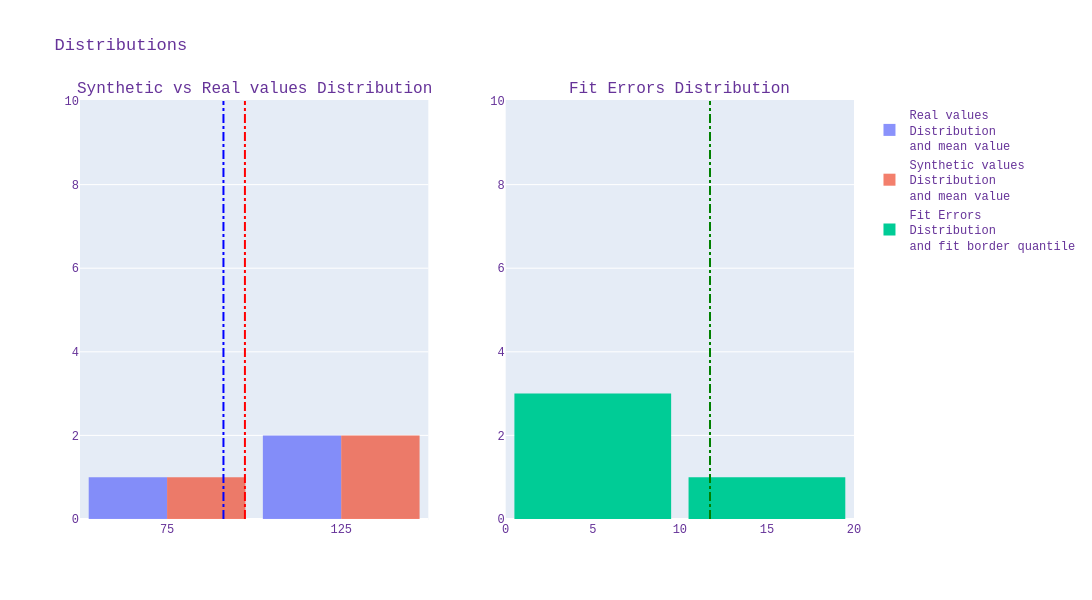

The notebook cell saved with this chart:
### Markdown cell above
### 8.3 Split workflow: `evaluate`

Что делаем:
- агрегируем unit-level результаты, фильтруем по fit-quality и считаем тест.

Зачем:
- отделить этап инференса от этапа фита.

### Code cell
eval_result = experiment.evaluate(
    fitted_units=fitted_units,
    feature="cigsale",
    effect_evaluation_aggregation="mean_value",
    quantile_error_border=0.95,
    min_units_after_filter=1,
    min_units_for_inference=1,
    to_plot=True,
)

eval_result.test_name, eval_result.test_pvalue

### Figure 1 — Plotly figure (JSON) as saved in the notebook; plotly's stock layout.template omitted (floating-point values rounded to 4 significant figures)
{"data": [{"name": "Real values <br>Distribution <br>and mean value", "nbinsx": 1, "opacity": 0.75, "type": "histogram", "x": [62.05, 105.7, 105.8], "xaxis": "x", "yaxis": "y"}, {"name": "Synthetic values <br>Distribution <br>and mean value", "nbinsx": 1, "opacity": 0.75, "type": "histogram", "x": [80.92, 103.7, 107.4], "xaxis": "x", "yaxis": "y"}, {"name": "Fit Errors <br>Distribution <br>and fit border quantile", "nbinsx": 2, "opacity": 1, "type": "histogram", "x": [2.744, 3.314, 12.89, 5.135], "xaxis": "x2", "yaxis": "y2"}], "layout": {"annotations": [{"font": {"size": 16}, "showarrow": false, "text": "Synthetic vs Real values Distribution", "x": 0.225, "xanchor": "center", "xref": "paper", "y": 1.0, "yanchor": "bottom", "yref": "paper"}, {"font": {"size": 16}, "showarrow": false, "text": "Fit Errors Distribution", "x": 0.775, "xanchor": "center", "xref": "paper", "y": 1.0, "yanchor": "bottom", "yref": "paper"}], "bargap": 0.1, "font": {"color": "RebeccaPurple", "family": "Courier New, monospace", "size": 12}, "height": 600, "shapes": [{"line": {"color": "Red", "dash": "dashdot", "width": 2}, "type": "line", "x0": 97.35, "x1": 97.35, "xref": "x", "y0": 0, "y1": 10, "yref": "y"}, {"line": {"color": "Blue", "dash": "dashdot", "width": 2}, "type": "line", "x0": 91.19, "x1": 91.19, "xref": "x", "y0": 0, "y1": 10, "yref": "y"}, {"line": {"color": "Green", "dash": "dashdot", "width": 2}, "type": "line", "x0": 11.73, "x1": 11.73, "xref": "x2", "y0": 0, "y1": 10, "yref": "y2"}], "showlegend": true, "title": {"text": "Distributions"}, "width": 1200, "xaxis": {"anchor": "y", "domain": [0.0, 0.45]}, "xaxis2": {"anchor": "y2", "domain": [0.55, 1.0]}, "yaxis": {"anchor": "x", "domain": [0.0, 1.0]}, "yaxis2": {"anchor": "x2", "domain": [0.0, 1.0]}}}
